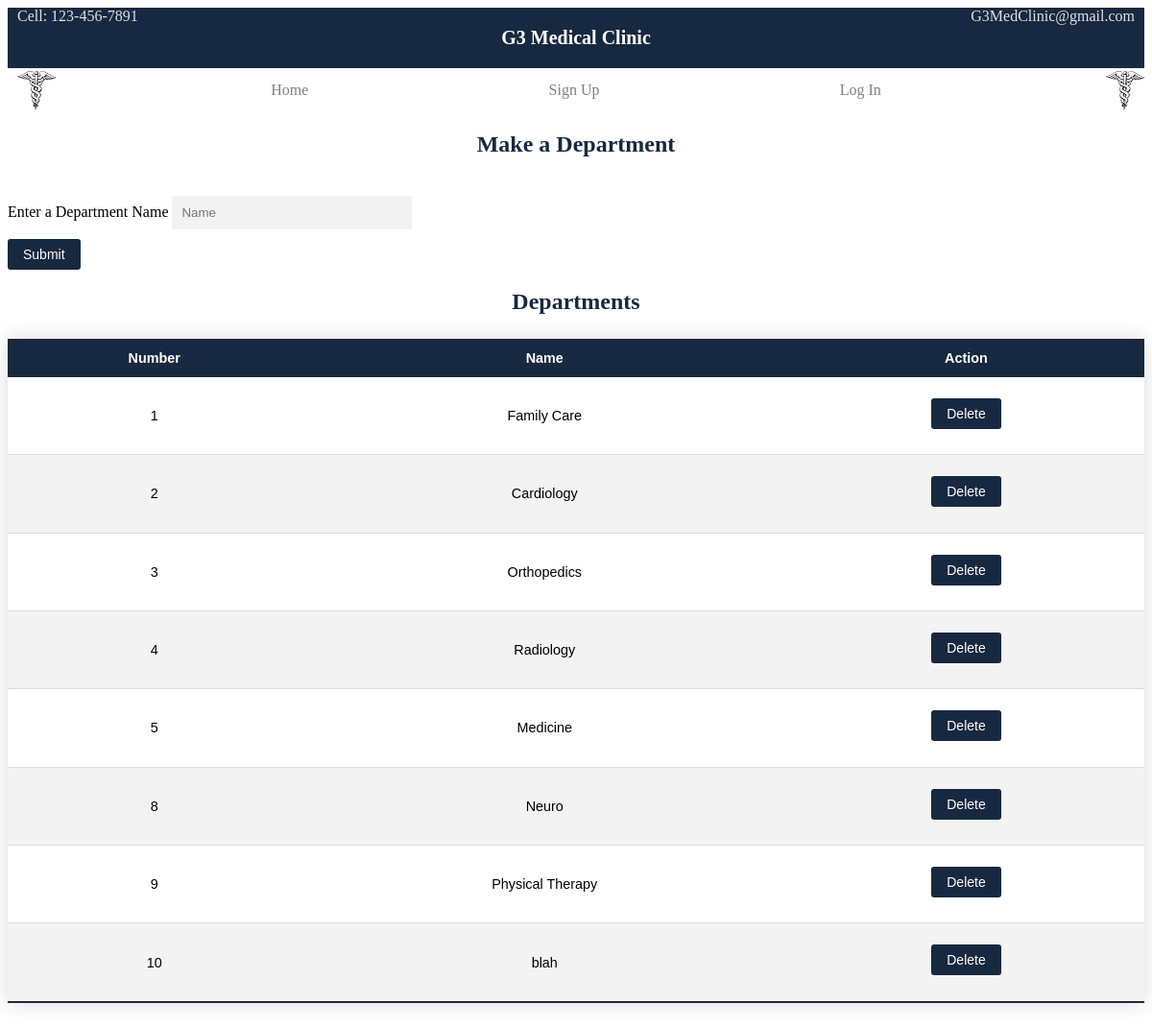
The page /dept.php on the database as committed earlier.
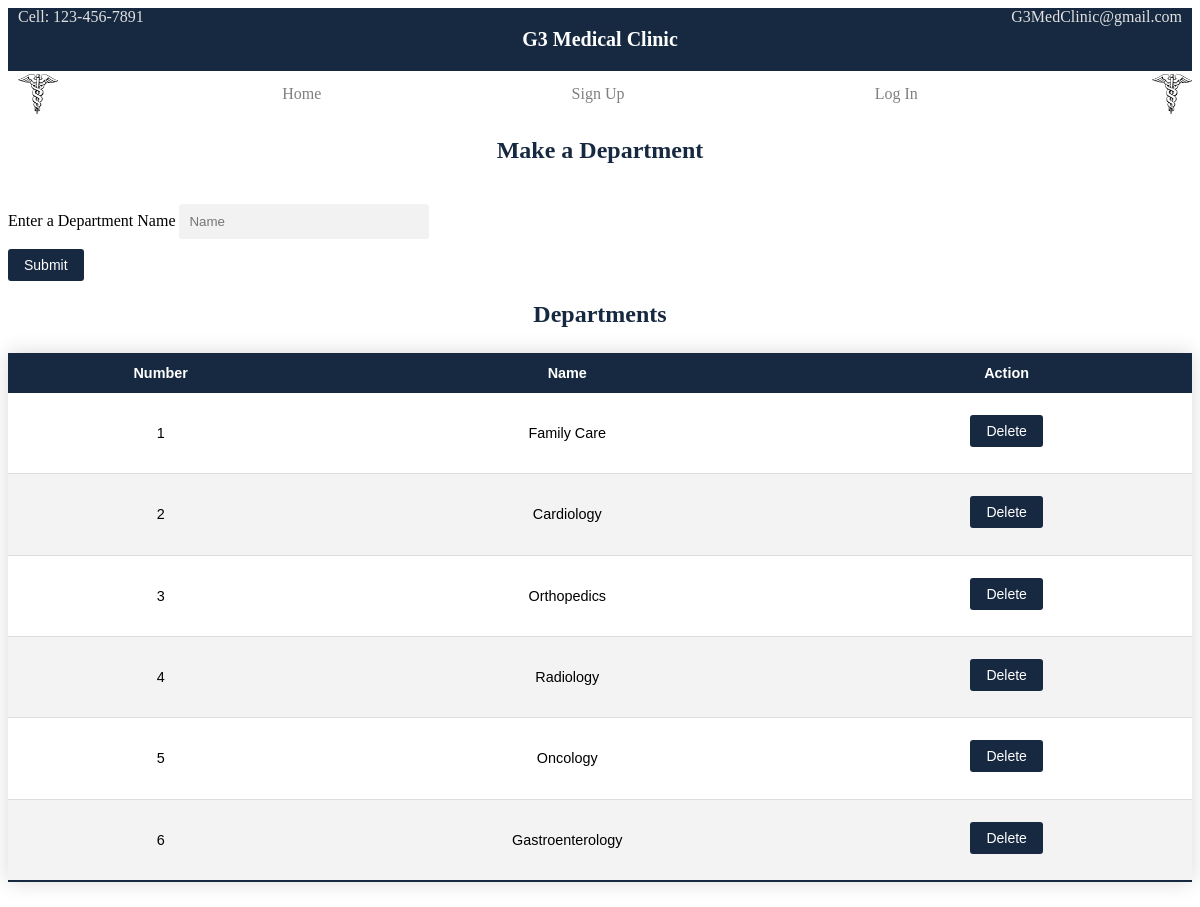
The same page on the database as committed later.
### tables this page shows
CREATE TABLE `Department` (
  `department_number` int NOT NULL AUTO_INCREMENT,
  `dep_name` varchar(45) NOT NULL,
  `deleted_flag` tinyint(1) NOT NULL DEFAULT '0',
  PRIMARY KEY (`department_number`),
  UNIQUE KEY `dep_name` (`dep_name`)
);

### includes/functions.inc.php (called while the page is built, shortened)
<?php
function viewDepartments($conn) {
  $sql = "SELECT * FROM Department WHERE deleted_flag = false;";
  $stmt = mysqli_stmt_init($conn);
  if (!mysqli_stmt_prepare($stmt, $sql)) {
    header("location: ../dept.php?error=viewstmtfailed");
    exit();
  }
  mysqli_stmt_execute($stmt);
  $result = mysqli_stmt_get_result($stmt);
  return $result;
}

### dept.php (the view, shortened to what this page needs)
<?php
  include_once 'header.php';
  require_once 'includes/dbh.inc.php';
  require_once 'includes/functions.inc.php';
  $result = viewDepartments($conn);
?>
<div class='dept-form'>
  <h2>Make a Department</h2>
  <form action='/medical-clinic/includes/dept.inc.php' method='post'>
    <div class='form-element'>
      <label for='dpt-name'>Enter a Department Name</label>
      <input type='text' name='dptname' id='dpt-name' placeholder='Name'/>
    </div>
    <div class='submit-btn'>
      <button type='submit' name='submit'>Submit</button>
    </div>
  </form>
</div>
<div>
  <h2>Departments</h2>
  <table class="table-template">
    <thead>
      <tr>
        <th>Number</th>
        <th>Name</th>
        <th>Action</th>
      </tr>
    </thead>
    <tbody>
    <?php
      while ($row = mysqli_fetch_assoc($result)) {
        $depnum = $row["department_number"];
        $depname = $row["dep_name"];
    ?>
      <tr>
        <td><?php echo $depnum?></td>
        <td><?php echo $depname?></td>
        <td>
        <form action='/medical-clinic/delete.php' method='post'>
          <div class='submit-btn'>
            <button type='submit' name='submit'>Delete</button>
          </div>
        </form>
        </td>
      </tr>
    <?php
      }
    ?>
    </tbody>
  </table>
</div>
<?php
  include_once 'footer.php';
?>

Rows that differ between the two databases and show on the page:
removed department: department_number "8", dep_name "Neuro"
removed department: department_number "9", dep_name "Physical Therapy"
removed department: department_number "10", dep_name "blah"
changed department id 5: dep_name "Medicine" → "Oncology"
now on this page (row edited): department: department_number "6", dep_name "Gastroenterology"
